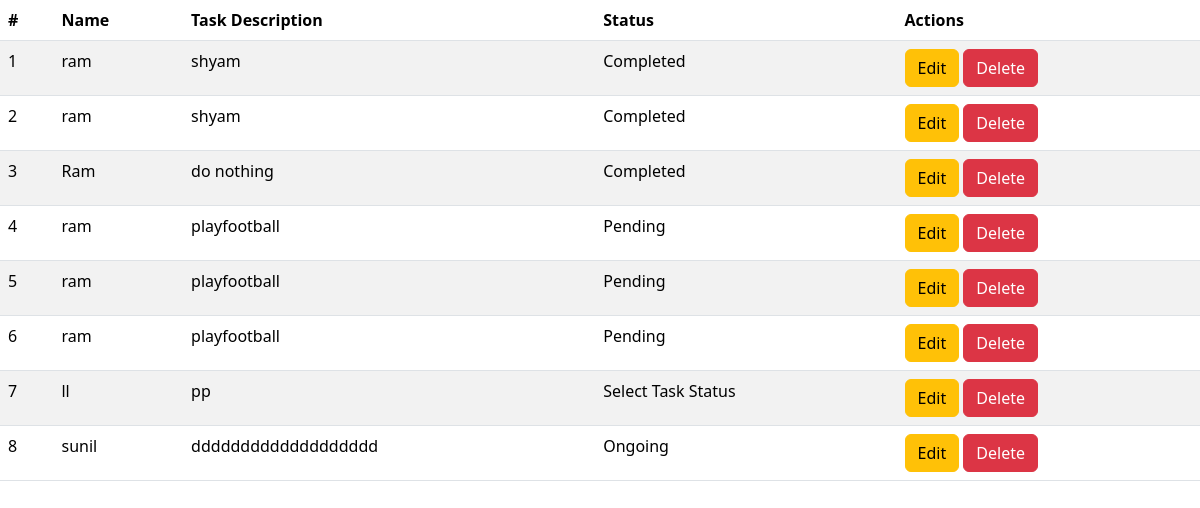
The page /todo/ on the database as committed earlier.
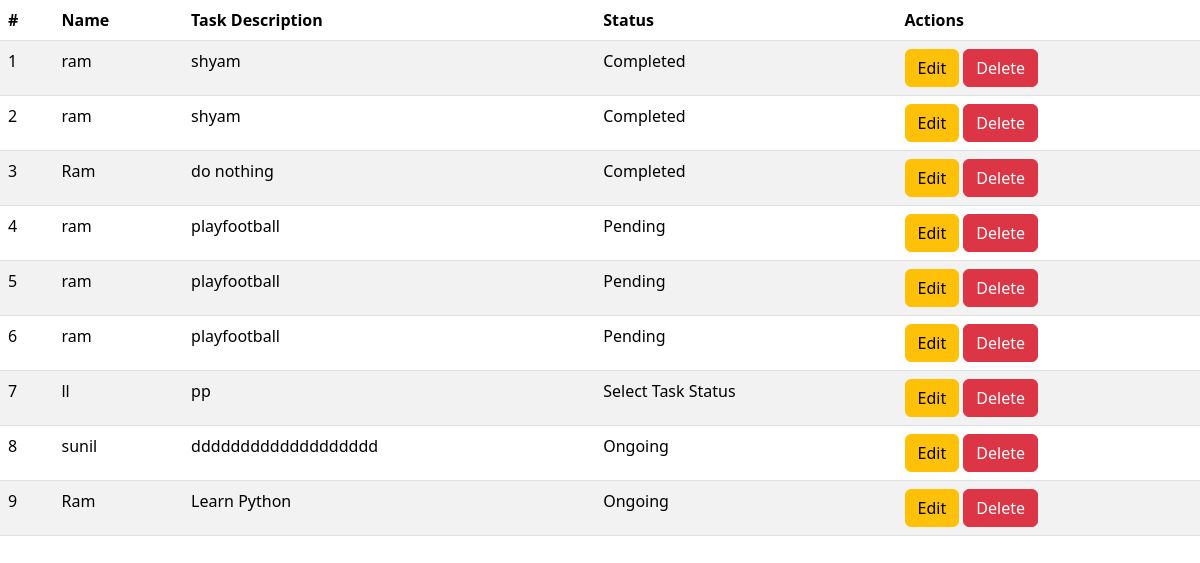
The same page on the database as committed later.
### todo/models.py (models this page shows)
class Todo(models.Model):
    task_name = models.CharField(max_length=255)
    task_description = models.TextField()
    task_status = models.CharField(max_length=50)

### todo/views.py (the view)
# urls.py: path('todo/', todo_view),
def todo_view(request):
    TodoList = Todo.objects.all()
    return render(request, 'todo_page.html', context={'Tasks': TodoList})

### todo/templates/todo_page.html (shortened to what this page needs)
<!DOCTYPE html>
<html lang="en">
<head>
    <link href="https://cdn.jsdelivr.net/npm/bootstrap@5.3.6/dist/css/bootstrap.min.css" rel="stylesheet">
</head>
<body>
<table class="table table-striped">
  <thead>
    <tr>
      <th scope="col">#</th>
      <th scope="col">Name</th>
      <th scope="col">Task Description</th>
      <th scope="col">Status</th>
      <th scope="col">Actions</th>
    </tr>
  </thead>
  <tbody>
    {% for Task in Tasks %}
        <tr>
        <td>{{forloop.counter}}</td>
        <td>{{Task.task_name}}</td>
        <td>{{Task.task_description}}</td>
        <td>{{Task.task_status}}</td>
        <td><a href="{% url 'update-todo' pk=Task.id%}"><button type="button" class= "btn btn-warning">Edit</button></a>
            <a href="{% url 'delete-todo' pk=Task.id%}"><button type="button" class= "btn btn-danger">Delete</button></a></td>
        </tr>
    {% endfor %}
  </tbody>
</table>
</body>
</html>

Rows that differ between the two databases and show on the page:
added Todo: task_name "Ram", task_description "Learn Python", task_status "Ongoing"
